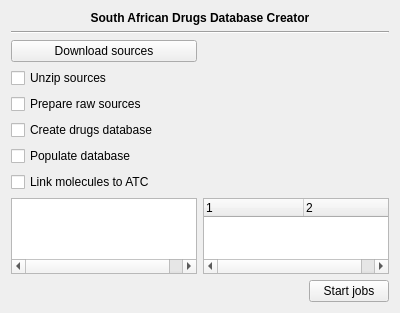
<?xml version="1.0" encoding="UTF-8"?>
<ui version="4.0">
 <class>DrugsDbCreator::SouthAfricanDrugsDatabase</class>
 <widget class="QWidget" name="DrugsDbCreator::SouthAfricanDrugsDatabase">
  <property name="geometry">
   <rect>
    <x>0</x>
    <y>0</y>
    <width>400</width>
    <height>313</height>
   </rect>
  </property>
  <property name="windowTitle">
   <string>Form</string>
  </property>
  <layout class="QGridLayout" name="gridLayout">
   <item row="0" column="0" colspan="2">
    <widget class="QLabel" name="label">
     <property name="font">
      <font>
       <weight>75</weight>
       <bold>true</bold>
      </font>
     </property>
     <property name="text">
      <string>South African Drugs Database Creator</string>
     </property>
     <property name="alignment">
      <set>Qt::AlignCenter</set>
     </property>
    </widget>
   </item>
   <item row="1" column="0" colspan="2">
    <widget class="Line" name="line">
     <property name="orientation">
      <enum>Qt::Horizontal</enum>
     </property>
    </widget>
   </item>
   <item row="3" column="0" colspan="2">
    <widget class="QCheckBox" name="unzip">
     <property name="text">
      <string>Unzip sources</string>
     </property>
    </widget>
   </item>
   <item row="4" column="0" colspan="2">
    <widget class="QCheckBox" name="prepare">
     <property name="text">
      <string>Prepare raw sources</string>
     </property>
    </widget>
   </item>
   <item row="5" column="0" colspan="2">
    <widget class="QCheckBox" name="createDb">
     <property name="text">
      <string>Create drugs database</string>
     </property>
    </widget>
   </item>
   <item row="7" column="0" colspan="2">
    <widget class="QCheckBox" name="linkMols">
     <property name="text">
      <string>Link molecules to ATC</string>
     </property>
    </widget>
   </item>
   <item row="8" column="0">
    <widget class="QTreeWidget" name="messages">
     <property name="toolTip">
      <string>MESSAGES</string>
     </property>
     <property name="alternatingRowColors">
      <bool>true</bool>
     </property>
     <property name="columnCount">
      <number>2</number>
     </property>
     <attribute name="headerVisible">
      <bool>false</bool>
     </attribute>
     <column>
      <property name="text">
       <string notr="true">1</string>
      </property>
     </column>
     <column>
      <property name="text">
       <string notr="true">2</string>
      </property>
     </column>
    </widget>
   </item>
   <item row="8" column="1">
    <widget class="QTreeWidget" name="errors">
     <property name="toolTip">
      <string>ERRORS</string>
     </property>
     <property name="alternatingRowColors">
      <bool>true</bool>
     </property>
     <property name="columnCount">
      <number>2</number>
     </property>
     <attribute name="headerVisible">
      <bool>true</bool>
     </attribute>
     <column>
      <property name="text">
       <string notr="true">1</string>
      </property>
     </column>
     <column>
      <property name="text">
       <string notr="true">2</string>
      </property>
     </column>
    </widget>
   </item>
   <item row="9" column="0" colspan="2">
    <layout class="QHBoxLayout" name="horizontalLayout">
     <item>
      <spacer name="horizontalSpacer">
       <property name="orientation">
        <enum>Qt::Horizontal</enum>
       </property>
       <property name="sizeHint" stdset="0">
        <size>
         <width>40</width>
         <height>20</height>
        </size>
       </property>
      </spacer>
     </item>
     <item>
      <widget class="QPushButton" name="startJobs">
       <property name="text">
        <string>Start jobs</string>
       </property>
      </widget>
     </item>
    </layout>
   </item>
   <item row="6" column="0" colspan="2">
    <widget class="QCheckBox" name="populate">
     <property name="text">
      <string>Populate database</string>
     </property>
    </widget>
   </item>
   <item row="2" column="0">
    <widget class="QPushButton" name="download">
     <property name="text">
      <string>Download sources</string>
     </property>
    </widget>
   </item>
  </layout>
 </widget>
 <resources/>
 <connections/>
</ui>
